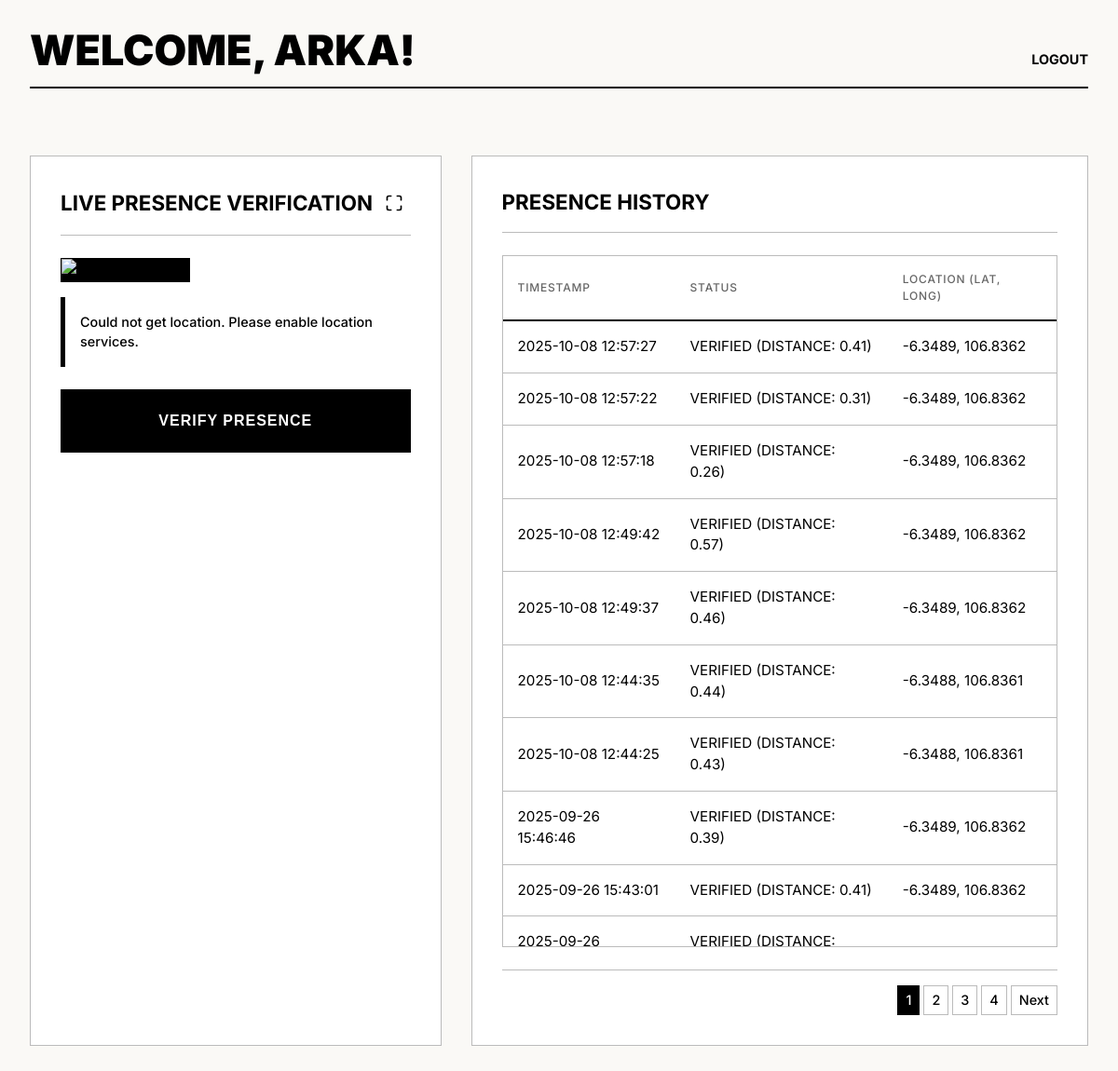
Screenshot of / (signed in) with the database file from the repository.
### models.py (models this page shows, shortened)
class User(UserMixin, db.Model):
    id = db.Column(db.Integer, primary_key=True)
    username = db.Column(db.String(150), unique=True, nullable=False)
    password = db.Column(db.String(150), nullable=False)
    face_encoding = db.Column(db.Text, nullable=True)

class Presence(db.Model):
    id = db.Column(db.Integer, primary_key=True)
    user_id = db.Column(db.Integer, db.ForeignKey('user.id'), nullable=False)
    timestamp = db.Column(db.DateTime, server_default=db.func.now())
    latitude = db.Column(db.Float, nullable=True)
    longitude = db.Column(db.Float, nullable=True)
    status = db.Column(db.String(50), nullable=False)

### app.py (the view)
@app.route('/')
@login_required
def dashboard():
    page = request.args.get('page', 1, type=int)
    presence_records = Presence.query.filter_by(user_id=current_user.id).order_by(Presence.timestamp.desc()).paginate(page=page, per_page=10)
    return render_template('dashboard.html', name=current_user.username, records=presence_records.items, pagination=presence_records)

### app.py (called while the page is built)
@login_manager.user_loader
def load_user(user_id):
 return db.session.get(User, int(user_id))

### templates/dashboard.html (shortened to what this page needs)
{% extends "layout.html" %}
{% block content %}
<div class="dashboard-container">
    <header class="dashboard-header">
        <h2>Welcome, {{ name }}!</h2>
        <a href="{{ url_for('logout') }}">LOGOUT</a>
    </header>
    <main class="main-grid">
        <div class="card">
            <h3>
                LIVE PRESENCE VERIFICATION
                <button id="expandLiveFeedBtn" class="btn-icon" title="Expand Live Feed">
                </button>
            </h3>
            <div class="camera-feed">
                <img id="video" src="{{ url_for('video_feed') }}" width="100%" alt="Live Video Feed">
            </div>
            <div id="flash-container"></div>
            <button id="captureBtn" class="btn">
                <span class="btn-text">VERIFY PRESENCE</span>
            </button>
        </div>
        <div class="card">
            <h3>PRESENCE HISTORY</h3>
            <div class="table-container">
                <table id="presence-table">
                    <thead>
                        <tr>
                            <th>TIMESTAMP</th>
                            <th>STATUS</th>
                            <th>LOCATION (LAT, LONG)</th>
                        </tr>
                    </thead>
                    <tbody>
                        {% if records %}
                            {% for record in records %}
                            <tr>
                                <td>{{ record.timestamp.strftime('%Y-%m-%d %H:%M:%S') }}</td>
                                <td>{{ record.status | upper }}</td>
                                <td>{{ record.latitude|round(4) if record.latitude else 'N/A' }}, {{ record.longitude|round(4) if record.longitude else 'N/A' }}</td>
                            </tr>
                            {% endfor %}
                        {% else %}
                            <tr id="no-records-row">
                                <td colspan="3" style="text-align: center; color: var(--subtle-text-color);">NO RECORDS YET.</td>
                            </tr>
                        {% endif %}
                    </tbody>
                </table>
            </div>
            <div class="pagination-controls">
                {% for page_num in pagination.iter_pages() %}
                    {% if page_num %}
                        {% if page_num == pagination.page %}
                            <span class="btn-pagination current">{{ page_num }}</span>
                        {% else %}
                            <a href="{{ url_for('dashboard', page=page_num) }}" class="btn-pagination">{{ page_num }}</a>
                        {% endif %}
                    {% else %}
                        <span class="ellipsis">...</span>
                    {% endif %}
                {% endfor %}
                {% if pagination.has_next %}
                    <a href="{{ url_for('dashboard', page=pagination.next_num) }}" class="btn-pagination">Next</a>
                {% endif %}
            </div>
        </div>
    </main>
</div>
{% endblock %}

### templates/layout.html (shortened to what this page needs)
<!DOCTYPE html>
<html lang="en">
<head>
    <link rel="stylesheet" href="{{ url_for('static', filename='style.css') }}">
</head>
<body>
    {% block content %}{% endblock %}
</body>
</html>

### static/style.css (style rules this page uses)
:root { --bg-color: #FAF9F6; --card-color: #ffffff; --border-color: #BBBBBB; --text-color: #000000; --subtle-text-color: #666666; --accent-color: #000000; --error-color: #b71c1c; --success-color: #388e3c; --font-sans: 'Inter', -apple-system, BlinkMacSystemFont, "Segoe UI", "Roboto", "Oxygen", "Ubuntu", "Cantarell", "Fira Sans", "Droid Sans", "Helvetica Neue", sans-serif; --spacing-xs: 4px; --spacing-sm: 8px; --spacing-md: 16px; --spacing-lg: 24px; --spacing-xl: 32px; }
* { box-sizing: border-box; margin: 0; padding: 0; border-radius: 0 !important; }
body { background-color: var(--bg-color); color: var(--text-color); font-family: var(--font-sans); margin: 0; padding: var(--spacing-xl); line-height: 1.5; text-rendering: optimizeLegibility; -webkit-font-smoothing: antialiased; }
.dashboard-container { display: flex; flex-direction: column; gap: calc(var(--spacing-xl) * 1.5); max-width: 1200px; margin: 0 auto; }
.dashboard-header { display: flex; justify-content: space-between; align-items: flex-end; border-bottom: 2px solid var(--text-color); padding-bottom: var(--spacing-md); margin-bottom: var(--spacing-lg); }
.dashboard-header h2 { margin: 0; font-size: 2.8rem; font-weight: 900; text-transform: uppercase; line-height: 1; }
.dashboard-header a { color: var(--text-color); text-decoration: none; font-size: 0.9rem; font-weight: 700; transition: opacity 0.2s ease; border-bottom: 2px solid transparent; }
.main-grid { display: grid; grid-template-columns: 1fr 1.5fr; gap: var(--spacing-xl); transition: grid-template-columns 0.4s ease; }
.card { background-color: var(--card-color); border: 1px solid var(--border-color); padding: var(--spacing-xl); min-height: fit-content; box-shadow: none; }
.card h3 { display: flex; justify-content: space-between; align-items: center; margin-top: 0; font-weight: 700; font-size: 1.4rem; border-bottom: 1px solid var(--border-color); padding-bottom: var(--spacing-md); margin-bottom: var(--spacing-lg); text-transform: uppercase; }
.btn-icon { background: none; border: none; color: var(--text-color); cursor: pointer; padding: var(--spacing-sm); transition: opacity 0.2s ease; display: flex; align-items: center; justify-content: center; }
.btn-icon svg { width: 20px; height: 20px; stroke-width: 2; }
.camera-feed img { width: 100%; border: 1px solid var(--text-color); aspect-ratio: 4 / 3; object-fit: cover; background-color: var(--text-color); }
.btn { display: flex; align-items: center; justify-content: center; width: 100%; padding: var(--spacing-lg) var(--spacing-xl); margin-top: var(--spacing-lg); background-color: var(--accent-color); color: var(--card-color); border: 1px solid var(--accent-color); font-size: 1rem; font-weight: 700; text-transform: uppercase; letter-spacing: 1px; cursor: pointer; transition: background-color 0.2s ease; }
.table-container { overflow-x: auto; max-height: 50vh; overflow-y: auto; border: 1px solid var(--border-color); background-color: var(--card-color); }
table { width: 100%; border-collapse: collapse; font-size: 0.95rem; }
th, td { padding: var(--spacing-md); text-align: left; border-bottom: 1px solid var(--border-color); }
thead th { color: var(--subtle-text-color); font-weight: 500; text-transform: uppercase; font-size: 0.75rem; letter-spacing: 0.8px; padding-top: var(--spacing-md); padding-bottom: var(--spacing-md); border-bottom: 2px solid var(--text-color); position: sticky; top: 0; background-color: var(--card-color); }
.pagination-controls { display: flex; justify-content: flex-end; align-items: center; gap: var(--spacing-xs); margin-top: var(--spacing-lg); padding-top: var(--spacing-md); border-top: 1px solid var(--border-color); }
.btn-pagination { background-color: transparent; color: var(--text-color); border: 1px solid var(--border-color); padding: var(--spacing-xs) var(--spacing-sm); text-decoration: none; font-size: 0.9rem; font-weight: 500; }
.btn-pagination.current { background-color: var(--accent-color); color: var(--card-color); border-color: var(--accent-color); pointer-events: none; }

### rows the page displays
User: username "ARKA"
Presence: timestamp "2025-10-08 12:57:27", status "VERIFIED (DISTANCE: 0.41)", latitude "-6.3489", longitude "106.8362"
Presence: timestamp "2025-10-08 12:57:22", status "VERIFIED (DISTANCE: 0.31)", latitude "-6.3489", longitude "106.8362"
Presence: timestamp "2025-10-08 12:57:18", status "VERIFIED (DISTANCE: 0.26)", latitude "-6.3489", longitude "106.8362"
Presence: timestamp "2025-10-08 12:49:42", status "VERIFIED (DISTANCE: 0.57)", latitude "-6.3489", longitude "106.8362"
Presence: timestamp "2025-10-08 12:49:37", status "VERIFIED (DISTANCE: 0.46)", latitude "-6.3489", longitude "106.8362"
Presence: timestamp "2025-10-08 12:44:35", status "VERIFIED (DISTANCE: 0.44)", latitude "-6.3488", longitude "106.8361"
Presence: timestamp "2025-10-08 12:44:25", status "VERIFIED (DISTANCE: 0.43)", latitude "-6.3488", longitude "106.8361"
Presence: timestamp "2025-09-26 15:46:46", status "VERIFIED (DISTANCE: 0.39)", latitude "-6.3489", longitude "106.8362"
Presence: timestamp "2025-09-26 15:43:01", status "VERIFIED (DISTANCE: 0.41)", latitude "-6.3489", longitude "106.8362"
Presence: timestamp "2025-09-26…", status "VERIFIED (DISTANCE:…"

### other values shown
{{ page_num }} "1"
{{ page_num }} "2" "3" "4"
